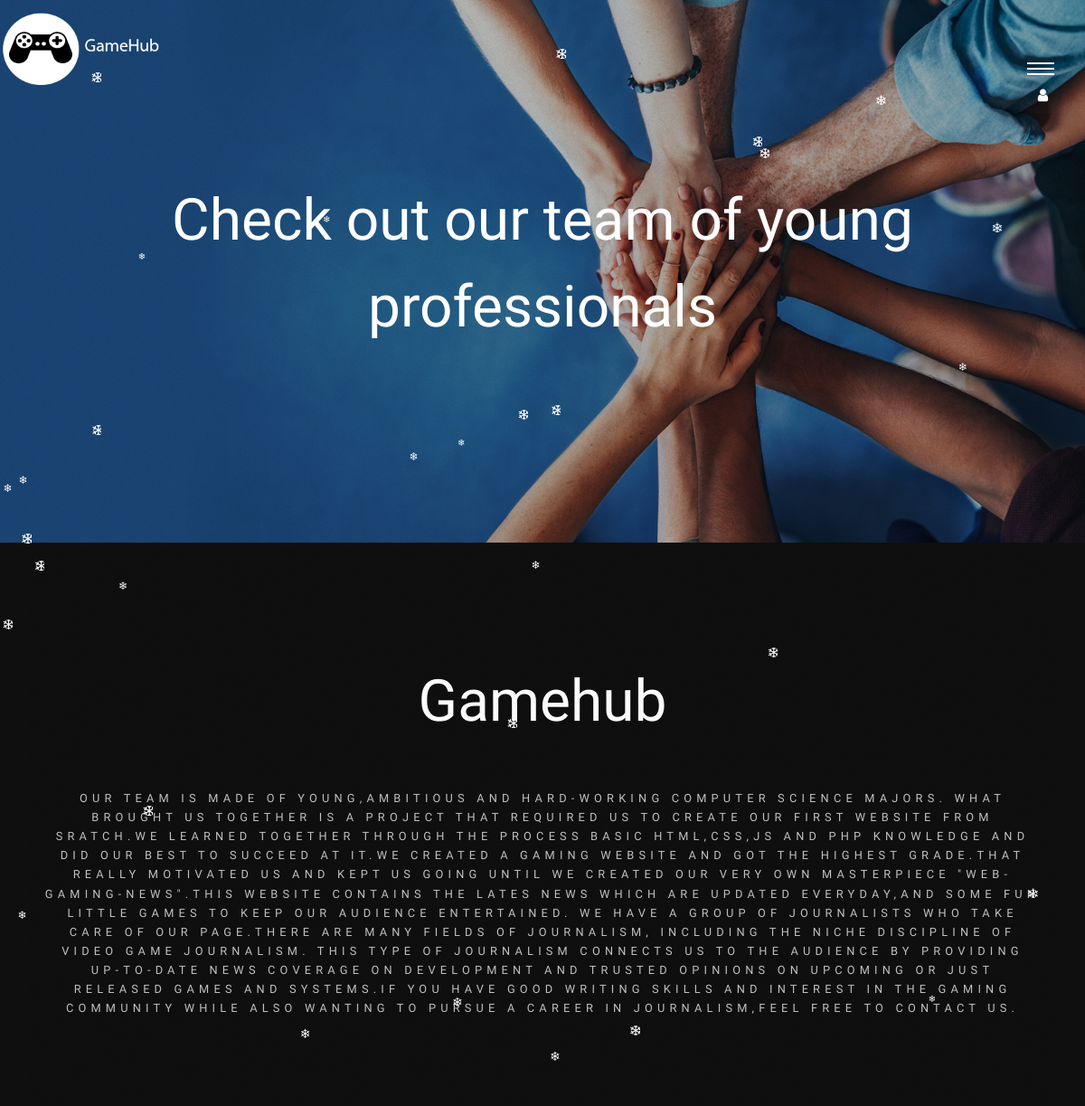
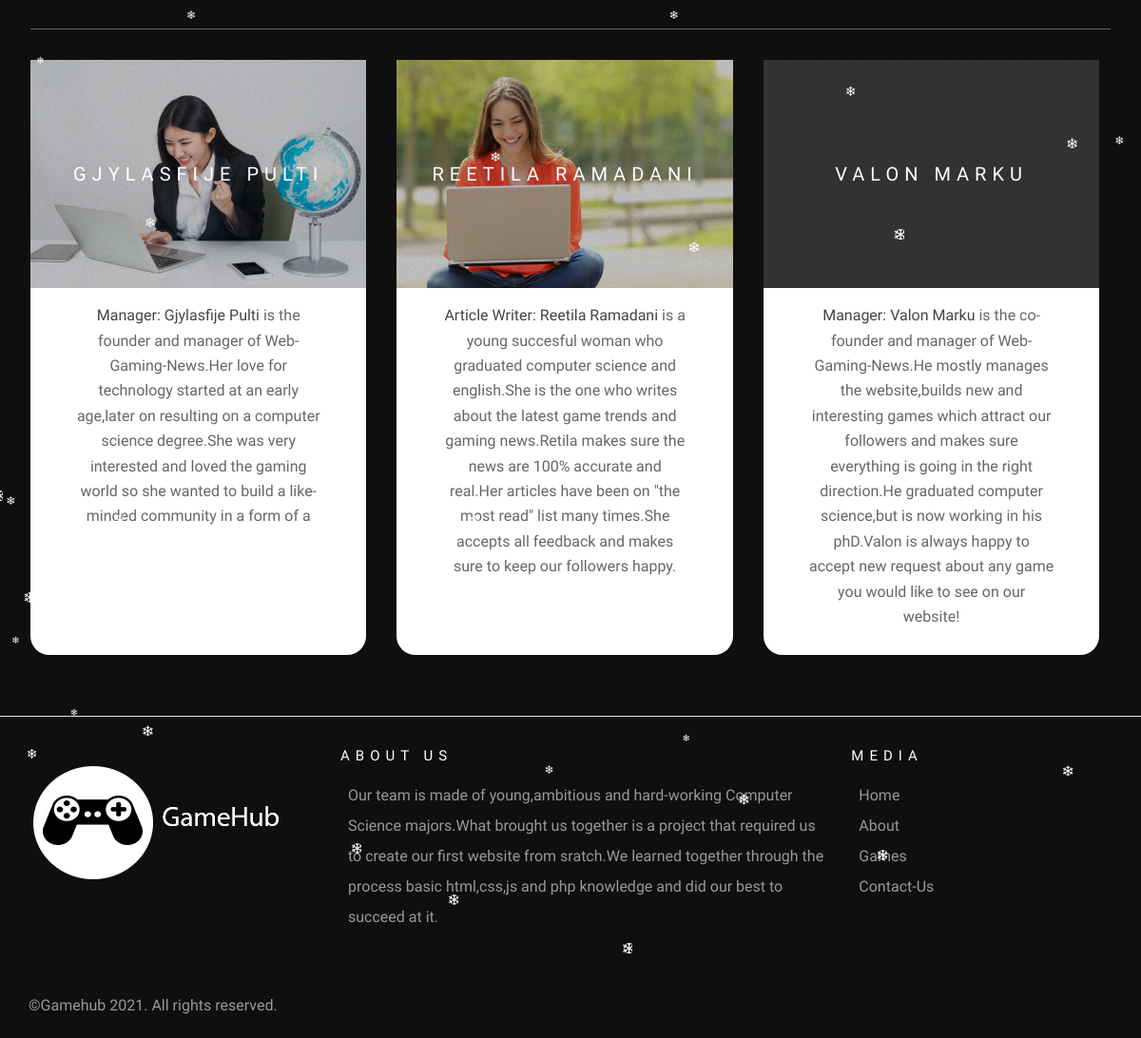
Screenshot of /pages/about-us.php (signed in) with the database file from the repository (2 pictures, top to bottom).
### tables this page shows
CREATE TABLE `website_data` (
  `id` int(11) NOT NULL,
  `name` varchar(255) NOT NULL,
  `content` varchar(2048) NOT NULL
);

CREATE TABLE `web_members` (
  `id` int(11) NOT NULL,
  `name` varchar(255) NOT NULL,
  `company_role` varchar(255) NOT NULL,
  `about_content` varchar(501) NOT NULL,
  `img` varchar(255) NOT NULL
);

### pages/about-us.php (the view, shortened to what this page needs)
<!DOCTYPE HTML>
<html>
<head>
	<link rel="stylesheet" href="/Web-Gaming-News/assets/css/style.css" />
</head>
<body>
	<header id="header" class="alt">
		<div class="inner">
			<h1>Check out our team of young professionals</h1>
		</div>
	</header>
	<?php
		$conn = mysqli_connect('localhost', 'frida_root', ')qoyn++@N0g$', 'frida_gamehubdb');
		$website = $conn->query("SELECT * FROM website_data");
	?>
	<div id="wrapper" style="width: 90em ;padding: 0em 0em 2em 0em">
		<header id="header" class="alt scnd-header"
			style="background-color: #0F0F0F !important;background-image:none !important">
			<?php  foreach($website as $item):?>
			<h1><?php echo $item['name']?></h1>
			<p><?php echo $item['content']?></p>
			<?php endforeach;?>
		</header>
		<hr>
		<section class="main items">
		<?php
			$members = $conn->query("SELECT * FROM web_members");
		?>
		<?php  foreach($members as $item):?>
			<article class="item first-items">
				<header>
					<a href="#"><img src="/Web-Gaming-News/images/AboutUs/<?php echo $item['img'];?>" alt="" /></a>
					<h3><?php echo $item['name'];?></h3>
				</header>
				<ul class="actions">
					<p style="margin-bottom:4%"><b><?php echo $item['company_role'];?>: <?php echo $item['name'];?> </b>
					<?php echo $item['about_content'];?>
				</ul>
			</article>
		<?php endforeach;?>
		</section>
	</div>
</body>
</html>
</html>
<?php include '../assets/includeFiles/footer.php'?>
<?php include '../assets/includeFiles/navbar.php'?>

### assets/includeFiles/footer.php (shortened to what this page needs)
<link rel="stylesheet" href="/Web-Gaming-News/assets/css/footer.css" />
<footer class="footer">
  <div class="footer__addr">
      <img src="/Web-Gaming-News/images/MainLogo.png">
  </div>
  <ul class="footer__nav">
    <li class="nav__item nav__item--extra">
      <h2 class="nav__title">About Us</h2>
      <ul class="nav__ul nav__ul--extra">
        <li>
        Our team is made of young,ambitious and hard-working Computer Science majors.What brought us together is a project that required us to create our first website from sratch.We learned together through the process basic html,css,js and php knowledge and did our best to succeed at it.
        </li>
      </ul>
    </li>
    <li class="nav__item">
        <h2 class="nav__title">Media</h2>
        <ul class="nav__ul">
          <li>
            <a href="/Web-Gaming-News/index.php">Home</a>
          </li>
          <li>
            <a href="/Web-Gaming-News/pages/about-us.php">About</a>
          </li>
          <li>
            <a href="/Web-Gaming-News/pages/games.php">Games</a>
          </li>
          <li>
              <a href="/Web-Gaming-News/pages/contact-us.php">Contact-Us</a>
          </li>
        </ul>
      </li>
  </ul>
  <div class="legal">
    <p>&copy;Gamehub 2021. All rights reserved.</p>
  </div>
</footer>

### assets/includeFiles/navbar.php (shortened to what this page needs)
<link rel="stylesheet" href="/Web-Gaming-News/assets/css/navbar.css">
<link rel="stylesheet" href="https://cdnjs.cloudflare.com/ajax/libs/font-awesome/4.7.0/css/font-awesome.min.css">
	<div class="container">
	<div class="menu-icon">
		<span class="menu-icon__line menu-icon__line-left"></span>
		<span class="menu-icon__line"></span>
		<span class="menu-icon__line menu-icon__line-right"></span>
	</div>
		<button class="btn-acc"><span></span><i class="fa fa-user" style="color: #fff;"></i>
		</button>
</div>
<div>
	<a href="/Web-Gaming-News/index.php">
		<img src="/Web-Gaming-News/images/MainLogo.png" width="200" height="100" id="mainLogo" />
	</a>
</div>

### assets/css/navbar.css (style rules this page uses)
.menu-icon__line { height: 2px; width: 100%; display: block; background-color: #ffffff; margin-bottom: 4px; transition: transform 0.2s ease, background-color 0.5s ease; }
.menu-icon__line-left { width: 100%; }
.menu-icon__line-right { width: 100%; float: right; }
#mainLogo { position: fixed; top: 0; left: 0; z-index: 100; display: block; }

### pages/about-us.php (style rules this page uses)
#header { background-image: url(../images/team.png) !important; }
.scnd-header:before { background-color: transparent !important; }
#header.alt { height: 10%; }
#header.alt h1 { border-bottom: none; }

### assets/includeFiles/footer.php (style rules this page uses)
.footer { display: flex; flex-flow: row wrap; padding: 30px 30px 20px 30px; color: #2f2f2f; background-color: #0f0f0f; border-top: 1px solid #e5e5e5; }
.footer > * { flex: 1 100%; }
.footer__addr { margin-right: 1.25em; margin-bottom: 2em; }
.nav__title { font-weight: 400; font-size: 15px; }
.footer ul { list-style: none; padding-left: 0; }
.footer li { line-height: 2em; }
.footer a { text-decoration: none; }
.footer__nav { display: flex; flex-flow: row wrap; }
.footer__nav > * { flex: 1 50%; margin-right: 1.25em; }
.nav__ul a { color: #999; }
.nav__ul--extra { column-count: 1; column-gap: 1.25em; color: #999; }
.legal { display: flex; flex-wrap: wrap; color: #999; }
@media screen and (min-width: 40.375em) { .footer__nav > * { flex: 1; } }
@media screen and (min-width: 40.375em) { .nav__item--extra { flex-grow: 2; } }
@media screen and (min-width: 40.375em) { .footer__addr { flex: 0 0px; } }
@media screen and (min-width: 40.375em) { .footer__nav { flex: 2 0px; } }

### assets/includeFiles/navbar.php (style rules this page uses)
.container { position: fixed !important; top: 3%; right: 0.3%; z-index: 11; margin-right: 1em; }
.menu-icon { height: 15px; width: 30px ; position: absolute ; z-index: 12 ; cursor: pointer; }
.btn-acc { height: 2.5em !important; outline: 0; display: inline-flex; align-items: center; border: 0; border-radius: 4px; box-shadow: 0 4px 12px rgba(0, 0, 0, 0.1); box-sizing: border-box; padding: 16px 20px; color: #FFFFFF; font-size: 100%; font-weight: 600; letter-spacing: 1.2px; margin-left: -0.5em; margin-top: 1em; text-transform: uppercase; overflow: hidden; cursor: pointer; }

### rows the page displays
website_data: name "Gamehub", content "OUR TEAM IS MADE OF YOUNG,AMBITIOUS AND HARD-WORKING COMPUTER SCIENCE MAJORS. WHAT BROUGHT US TOGETHER IS A PROJECT THAT REQUIRED US TO CREATE OUR FIRST WEBSITE FROM SRATCH.WE LEARNED TOGETHER THROUGH THE PROCESS BASIC HTML,CSS,JS AND PHP KNOWLEDGE AND DID OUR BEST TO SUCCEED AT IT.WE CREATED A GAMING WEBSITE AND GOT THE HIGHEST GRADE.THAT REALLY MOTIVATED US AND KEPT US GOING UNTIL WE CREATED OUR VERY OWN MASTERPIECE \"WEB-GAMING-NEWS\".THIS WEBSITE CONTAINS THE LATES NEWS WHICH ARE UPDATED EVERYDAY,AND SOME FUN LITTLE GAMES TO KEEP OUR AUDIENCE ENTERTAINED. WE HAVE A GROUP OF JOURNALISTS WHO TAKE CARE OF OUR PAGE.THERE ARE MANY FIELDS OF JOURNALISM, INCLUDING THE NICHE DISCIPLINE OF VIDEO…"
web_members: company_role "Manager", name "Gjylasfije Pulti", about_content "is the founder and manager of Web-Gaming-News.Her love for technology started at an early age,later on resulting on a computer science degree.She was very interested and loved the gaming world so she wanted to build a like-minded community in a form of a"
web_members: company_role "Article Writer", name "Reetila Ramadani", about_content "is a young succesful woman who graduated computer science and english.She is the one who writes about the latest game trends and gaming news.Retila makes sure the news are 100% accurate and real.Her articles have been on \"the most read\" list many times.She accepts all feedback and makes sure to keep our followers happy."
web_members: company_role "Manager", name "Valon Marku", about_content "is the co-founder and manager of Web-Gaming-News.He mostly manages the website,builds new and interesting games which attract our followers and makes sure everything is going in the right direction.He graduated computer science,but is now working in his phD.Valon is always happy to accept new request about any game you would like to see on our website!"
